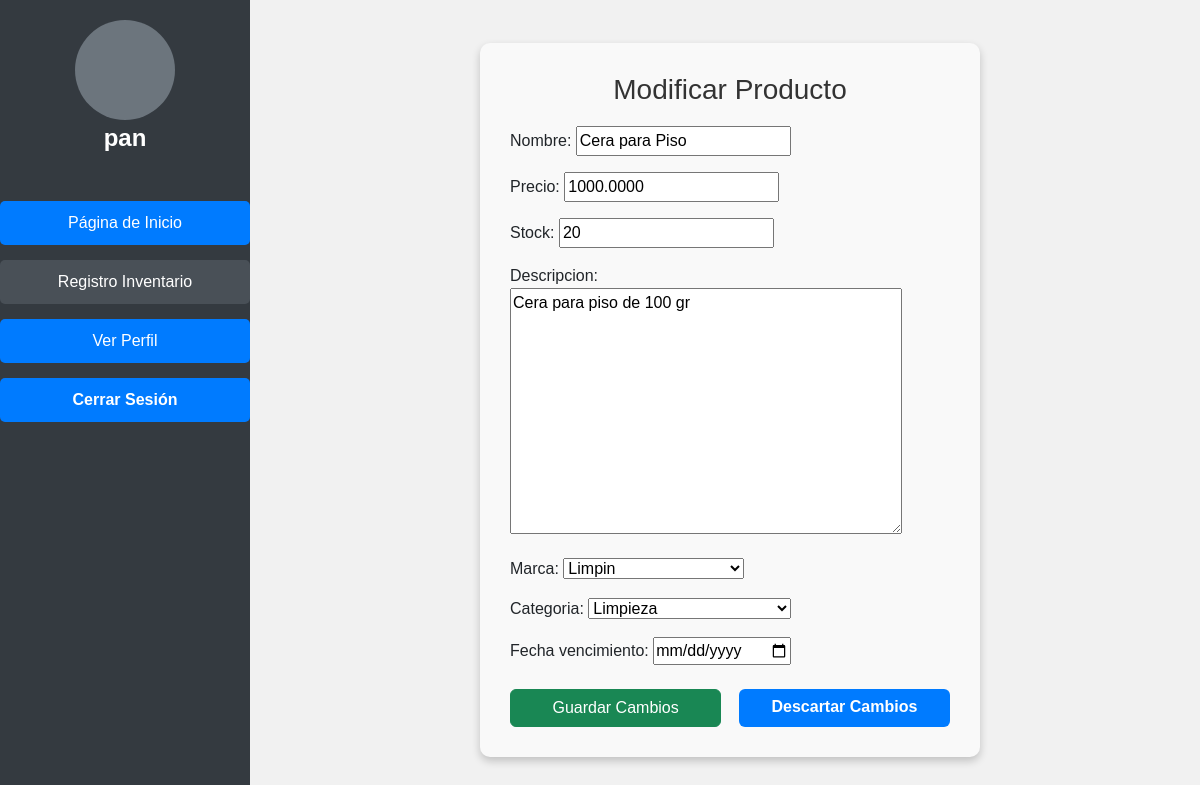
The app's page /editarproducto/62/ (signed in), older data.
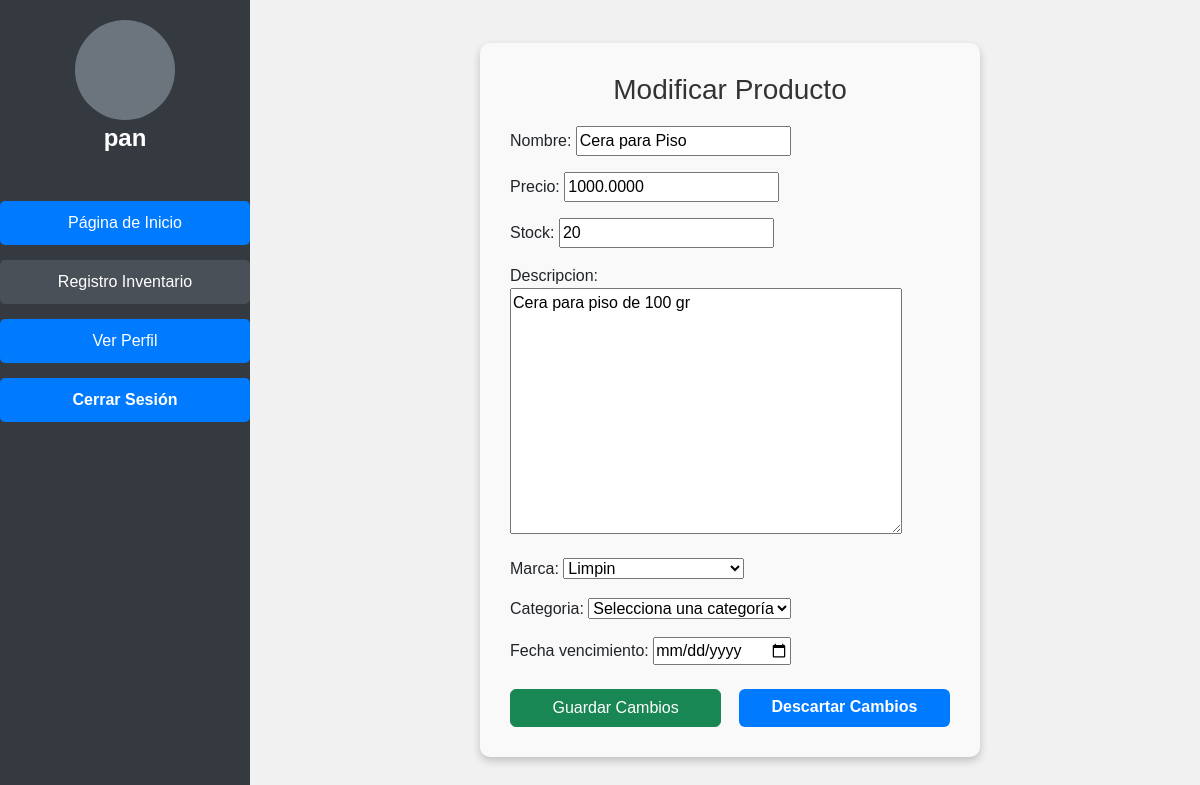
The same page, newer data.
### pagina/models.py (models this page shows, shortened)
class Producto(models.Model):
    nombre = models.CharField(max_length=100)
    precio = models.DecimalField(max_digits=10, decimal_places=4)
    stock = models.IntegerField()
    descripcion = models.TextField()
    marca = models.ForeignKey(Marca, on_delete=models.CASCADE)
    categoria = models.ForeignKey(Categoria, null=True, blank=True, on_delete=models.SET_NULL)
    fecha_vencimiento = models.DateField(default=timezone.now)

class Marca(models.Model):
    nombre = models.CharField(max_length=100)
    def __str__(self):
        return self.nombre

### pagina/views.py (the view)
# urls.py: path('editarproducto/<int:producto_id>/', editar_producto, name='editar_producto'),
@login_required
def editar_producto(request, producto_id):
    producto = get_object_or_404(Producto, id=producto_id)
    if request.method == 'POST':
        form = ProductoForm(request.POST, instance=producto)
        if form.is_valid():
            form.save()  # Guarda los cambios del producto
            return redirect('vendedor')
    else:
        form = ProductoForm(instance=producto)
    return render(request, 'editar_producto.html', {'form': form, 'producto': producto})

### pagina/forms.py (shortened to what this page needs)
class ProductoForm(forms.ModelForm):
    class Meta:
        model = Producto
        fields = ['nombre', 'precio', 'stock', 'descripcion', 'marca', 'categoria', 'fecha_vencimiento']
        widgets = {
            'fecha_vencimiento': forms.DateInput(format='%d/%m/%Y', attrs={'type': 'date'})
        }
    marca = forms.ModelChoiceField(queryset=Marca.objects.all(), empty_label="Selecciona una marca")
    categoria = forms.ModelChoiceField(queryset=Categoria.objects.all(), required=False, empty_label="Selecciona una categoría")

### pagina/models.py (called while the page is built)
    def __str__(self):
        return self.nombre

### pagina/templates/editar_producto.html (shortened to what this page needs)
{% load static %}
<!DOCTYPE html>
<html lang="en">
<head>
    <link href="https://cdn.jsdelivr.net/npm/bootstrap@5.3.0/dist/css/bootstrap.min.css" rel="stylesheet">
    <link rel="stylesheet" href="{% static 'css/lateral.css' %}">
</head>
<body>
    <div class="sidebar">
        <div class="perfil">
            <div class="perfil-imagen"></div>
            <p>
                {% if user.is_authenticated %}
                {{ user.username }}
                {% else %}
                Invitado
                {% endif %}
            </p>
        </div>
        <ul>
            <li><a href="{% url 'adminpage' %}">Página de Inicio</a></li>
            <li><a href="{% url 'vendedor' %}" class="active">Registro Inventario</a></li>
            <li><a href="{% url 'verPerfil' %}" class="btn btn-primary w-100">Ver Perfil</a></li>
            <li>
                <form action="{% url 'logout' %}" method="post">
                    <button type="submit" class="btn btn-danger w-100">Cerrar Sesión</button>
                </form>
            </li>
        </ul>
    </div>
    <div class="form-container">
        <form method="POST">
            <h3>Modificar Producto</h3>
            {{ form.as_p }}
            <div class="d-flex justify-content-between mt-4">
                <button type="submit" class="btn btn-success">Guardar Cambios</button>
                <a href="{% url 'vendedor' %}" class="btn btn-danger">Descartar Cambios</a>
            </div>
        </form>
    </div>
</body>
</html>

Row changes from the older to the newer data that the page shows:
changed Producto "Cera para piso de 100 gr": categoria "Limpieza" → "Selecciona una categoría"
